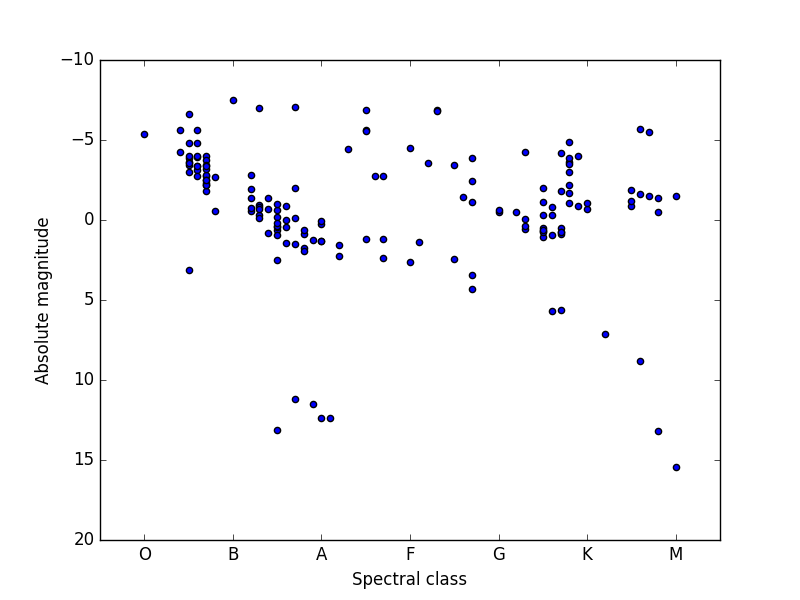

Write the Python code that produced this figure.
import csv
import string
import matplotlib.pyplot as plt
#stars.csv: http://stars.astro.illinois.edu/sow/bright.html


rem = ['D','I','V','pHgMn','pSi','op','ae','pe','b','a','e','p','m','-','.5']
classes = 'OBAFGKM'
def class2float(c):
		for s in rem:
			c = c.replace(s,'')
		if len(c) == 2:
			c = str(classes.find(c[0]))+"."+c[1]
		else:
			c = str(classes.find(c[0]))+".0"
		return float(c)

constellation_list = {}
with open('constellations.csv','rb') as constellationscsv:
	next(constellationscsv,None)
	reader = csv.reader(constellationscsv,delimiter=',', quotechar='"')
	for row in reader:
		constellation_list[row[2]] = row[1]
constellation_list["-"] = "Ukjent"

def constellation(abbr):
	abbr = abbr.split(' ')
	if len(abbr) > 1: 
		abbr.pop(0)
	while len(abbr) > 1:
		abbr.pop(-1)
	name = constellation_list[''.join(abbr)]
	return name







star_class = []
star_mag = []

with open('stars.csv','rb') as starscsv:
	next(starscsv,None)
	reader = csv.reader(starscsv,delimiter=',', quotechar='"')
	for row in reader:
		#print row
		c = row[3]
		m = row[6]
		if c.find('+')>-1 or m == '...': 
			continue
		print row[1],",", constellation(row[2]), row[3], row[6]
		#print row[3], row[6]
		star_class.append(class2float(c))
		star_mag.append(float(m))

x = [0.5,1.5,2.5,3.5,4.5,5.5,6.5]
clarr = ['O','B','A','F','G','K','M']
#plt.plot(star_class,star_mag,'+')
plt.scatter(star_class,star_mag)
plt.xticks(x,clarr)
plt.xlabel('Spectral class')
plt.ylabel('Absolute magnitude')
ax = plt.gca()
x = plt.gca()
ax.set_ylim(ax.get_ylim()[::-1])
plt.show()
